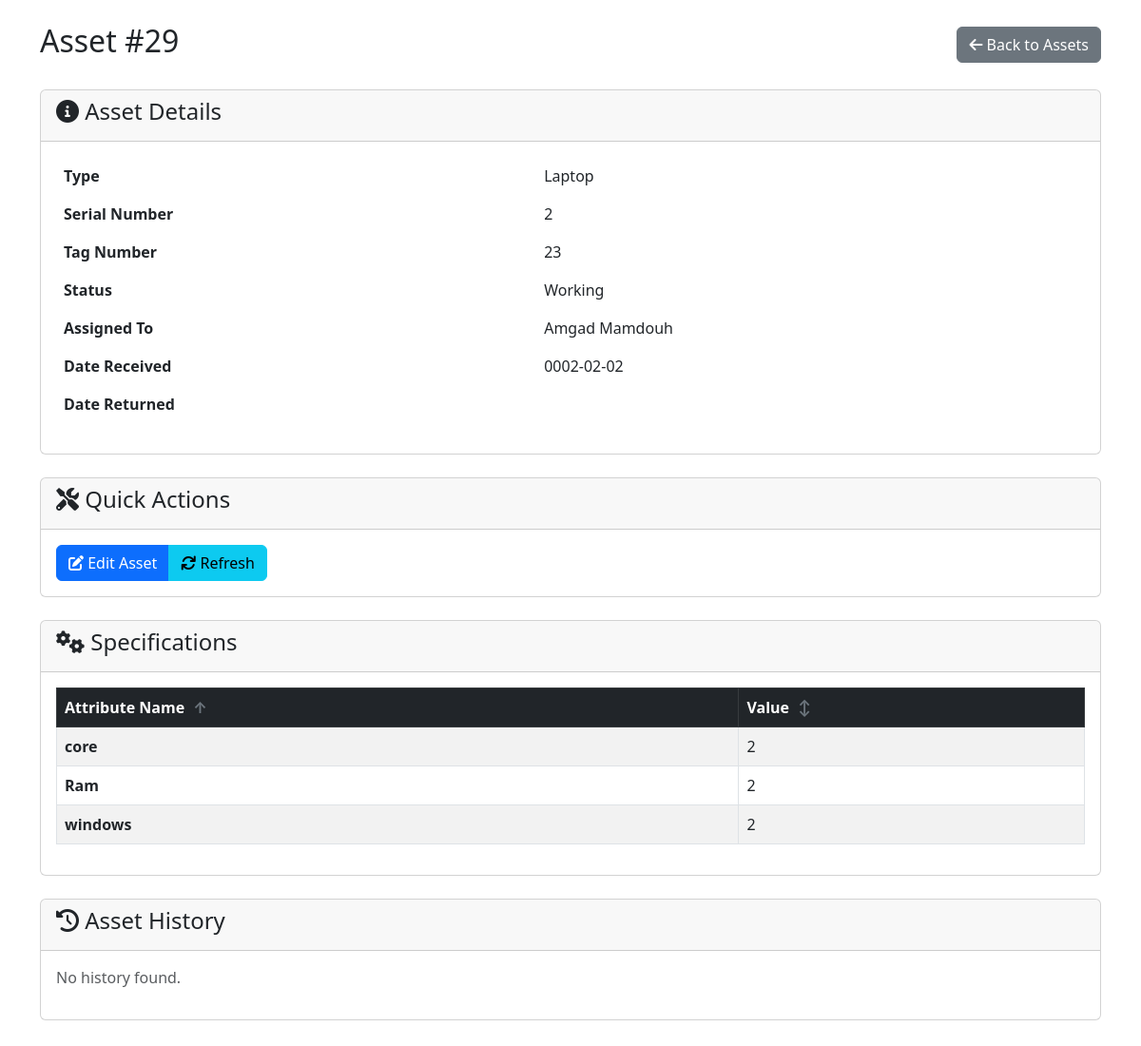
The page /view_asset.php?id=29 on the database its author committed.
### tables this page shows
CREATE TABLE `assets` (
  `AssetID` int(11) NOT NULL,
  `TypeID` int(11) NOT NULL,
  `SerialNumber` varchar(120) NOT NULL,
  `TagNumber` varchar(100) DEFAULT NULL,
  `Status` enum('Working','In Repair','Trashed') DEFAULT 'Working',
  `AssignedTo` int(11) DEFAULT NULL,
  `created_at` timestamp NOT NULL DEFAULT current_timestamp()
);

CREATE TABLE `assettypes` (
  `TypeID` int(11) NOT NULL,
  `TypeName` varchar(100) NOT NULL,
  `created_at` timestamp NOT NULL DEFAULT current_timestamp()
);

CREATE TABLE `employees` (
  `EmployeeID` int(11) NOT NULL,
  `Name` varchar(100) NOT NULL,
  `TitleID` int(11) DEFAULT NULL,
  `DepartmentID` int(11) DEFAULT NULL,
  `LocationID` int(11) DEFAULT NULL,
  `created_at` timestamp NOT NULL DEFAULT current_timestamp()
);

CREATE TABLE `asset_assignments` (
  `AssignmentID` int(11) NOT NULL,
  `AssetID` int(11) NOT NULL,
  `EmployeeID` int(11) NOT NULL,
  `DateReceived` datetime DEFAULT NULL,
  `DateReturned` datetime DEFAULT NULL,
  `created_at` timestamp NOT NULL DEFAULT current_timestamp()
);

CREATE TABLE `assetspecs` (
  `SpecID` int(11) NOT NULL,
  `AssetID` int(11) NOT NULL,
  `AttributeID` int(11) NOT NULL,
  `ValueText` varchar(255) DEFAULT NULL,
  `created_at` timestamp NOT NULL DEFAULT current_timestamp()
);

CREATE TABLE `assetattributes` (
  `AttributeID` int(11) NOT NULL,
  `TypeID` int(11) NOT NULL,
  `Name` varchar(100) NOT NULL,
  `DataType` enum('Text','Number','Date','Boolean') DEFAULT 'Text',
  `is_required` tinyint(1) DEFAULT 0,
  `created_at` timestamp NOT NULL DEFAULT current_timestamp()
);

### view_asset.php (the view, shortened to what this page needs)
<?php
include 'db.php';
$id = (int)($_GET['id'] ?? 0);
$asset = $conn->query("
    SELECT a.AssetID, a.SerialNumber, a.TagNumber, a.Status, t.TypeName, e.Name AS EmpName
    FROM assets a
    JOIN assettypes t ON t.TypeID = a.TypeID
    LEFT JOIN employees e ON e.EmployeeID = a.AssignedTo
    WHERE a.AssetID = $id
")->fetch_assoc();
$assignment = $conn->query("
    SELECT DateReceived, DateReturned
    FROM asset_assignments
    WHERE AssetID = $id
    ORDER BY AssignmentID DESC
    LIMIT 1
")->fetch_assoc();
$dRecv = !empty($assignment['DateReceived']) ? substr($assignment['DateReceived'],0,10) : '';
$dRet  = !empty($assignment['DateReturned']) ? substr($assignment['DateReturned'],0,10) : '';
$sort_column = $_GET['sort'] ?? 'Name';
$sort_order = $_GET['order'] ?? 'ASC';
$sort_order = strtoupper($sort_order) === 'ASC' ? 'ASC' : 'DESC';
$order_by = ($sort_column === 'ValueText') ? "s.ValueText $sort_order" : "aa.Name $sort_order";
$specs = $conn->prepare("
    SELECT s.*, aa.Name
    FROM assetspecs s
    JOIN assetattributes aa ON aa.AttributeID = s.AttributeID
    WHERE s.AssetID = ?
    ORDER BY $order_by
");
$specs->bind_param('i',$id);
$specs->execute();
$sp = $specs->get_result()->fetch_all(MYSQLI_ASSOC);
function getSortUrl($column, $current_sort, $current_order, $asset_id) {
    $new_order = ($current_sort === $column && $current_order === 'ASC') ? 'DESC' : 'ASC';
    return "?id=$asset_id&sort=$column&order=$new_order";
}
function getSortIcon($column, $current_sort, $current_order) {
    if ($current_sort === $column) return $current_order === 'ASC' ? '↑' : '↓';
    return '↕';
}
?>
<!doctype html>
<html>
<head>
<link href="https://cdn.jsdelivr.net/npm/bootstrap@5.3.0/dist/css/bootstrap.min.css" rel="stylesheet">
<link href="https://cdnjs.cloudflare.com/ajax/libs/font-awesome/6.0.0/css/all.min.css" rel="stylesheet">
</head>
<body class="container py-4">
<div class="d-flex justify-content-between align-items-center mb-4">
    <h2>Asset #<?= $id ?></h2>
    <a class="btn btn-secondary" href="assets.php"><i class="fas fa-arrow-left"></i> Back to Assets</a>
</div>
<div class="card mb-4">
    <div class="card-header"><h4><i class="fas fa-info-circle"></i> Asset Details</h4></div>
    <div class="card-body">
        <table class="table table-borderless">
            <tr><th>Type</th><td><?=htmlspecialchars($asset['TypeName'])?></td></tr>
            <tr><th>Serial Number</th><td><?=htmlspecialchars($asset['SerialNumber'])?></td></tr>
            <tr><th>Tag Number</th><td><?=htmlspecialchars($asset['TagNumber'] ?? '-')?></td></tr>
            <tr><th>Status</th><td><?=htmlspecialchars($asset['Status'])?></td></tr>
            <tr><th>Assigned To</th><td><?= htmlspecialchars($asset['EmpName'] ?? 'Not assigned') ?></td></tr>
            <tr><th>Date Received</th><td><?=htmlspecialchars($dRecv)?></td></tr>
            <tr><th>Date Returned</th><td><?=htmlspecialchars($dRet)?></td></tr>
        </table>
    </div>
</div>
<div class="card mb-4">
    <div class="card-header"><h4><i class="fas fa-tools"></i> Quick Actions</h4></div>
    <div class="card-body">
        <div class="btn-group" role="group">
            <a href="edit_asset.php?id=<?= $id ?>" class="btn btn-primary"><i class="fas fa-edit"></i> Edit Asset</a>
            <a href="view_asset.php?id=<?= $id ?>" class="btn btn-info"><i class="fas fa-refresh"></i> Refresh</a>
        </div>
    </div>
</div>
<div class="card mb-4">
    <div class="card-header"><h4><i class="fas fa-cogs"></i> Specifications</h4></div>
    <div class="card-body">
        <?php if (empty($sp)): ?>
            <p class="text-muted">No specifications found for this asset.</p>
        <?php else: ?>
        <div class="table-responsive">
            <table class="table table-bordered table-striped">
                <thead class="table-dark">
                    <tr>
                        <th class="sortable" onclick="window.location.href='<?= getSortUrl('Name', $sort_column, $sort_order, $id) ?>'">
                            Attribute Name <span class="sort-icon"><?= getSortIcon('Name', $sort_column, $sort_order) ?></span>
                        </th>
                        <th class="sortable" onclick="window.location.href='<?= getSortUrl('ValueText', $sort_column, $sort_order, $id) ?>'">
                            Value <span class="sort-icon"><?= getSortIcon('ValueText', $sort_column, $sort_order) ?></span>
                        </th>
                    </tr>
                </thead>
                <tbody>
                    <?php foreach($sp as $s): ?>
                        <tr>
                            <td><strong><?= htmlspecialchars($s['Name']) ?></strong></td>
                            <td><?= htmlspecialchars($s['ValueText']) ?></td>
                        </tr>
                    <?php endforeach; ?>
                </tbody>
            </table>
        </div>
        <?php endif; ?>
    </div>
</div>
<div class="card mb-4">
    <div class="card-header"><h4><i class="fas fa-history"></i> Asset History</h4></div>
    <div class="card-body">
        <?php
        $hist = $conn->prepare("SELECT OldValue, NewValue, ActionDate, Notes FROM assethistory WHERE AssetID=? ORDER BY ActionDate DESC");
        $hist->bind_param('i',$id);
        $hist->execute();
        $his = $hist->get_result();
        if($his->num_rows==0){
            echo "<p class='text-muted'>No history found.</p>";
        }
        ?>
    </div>
</div>
</body>
</html>

### view_asset.php (style rules this page uses)
.sortable { cursor: pointer; }
.sort-icon { margin-left: 5px; color: #6c757d; }

### rows shown on the page
assets: TypeID.TypeName "Laptop", SerialNumber "2", TagNumber "23", Status "Working", AssignedTo.Name "Amgad Mamdouh"
asset_assignments: DateReceived "0002-02-02"
assetspecs: AttributeID.Name "core", ValueText "2"
assetspecs: AttributeID.Name "Ram", ValueText "2"
assetspecs: AttributeID.Name "windows", ValueText "2"

### other values the page prints
$id "29"
getSortIcon('Name', $sort_column, $sort_order) "↑"
getSortIcon('ValueText', $sort_column, $sort_order) "↕"
